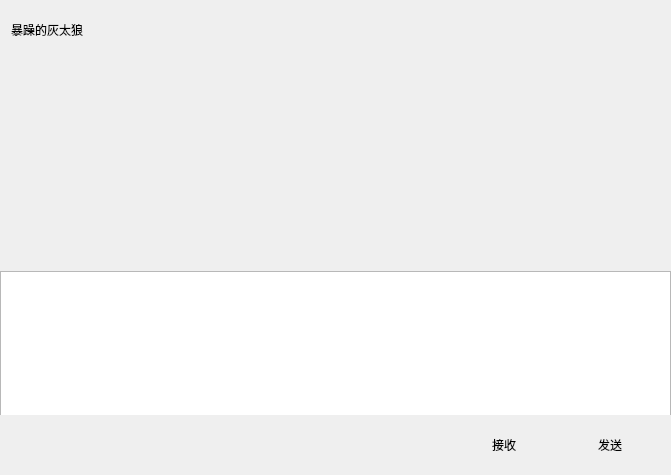
<?xml version="1.0" encoding="UTF-8"?>
<ui version="4.0">
 <class>ChatPageClass</class>
 <widget class="QWidget" name="ChatPageClass">
  <property name="geometry">
   <rect>
    <x>0</x>
    <y>0</y>
    <width>671</width>
    <height>475</height>
   </rect>
  </property>
  <property name="windowTitle">
   <string>ChatPage</string>
  </property>
  <layout class="QVBoxLayout" name="verticalLayout">
   <property name="spacing">
    <number>0</number>
   </property>
   <property name="leftMargin">
    <number>0</number>
   </property>
   <property name="topMargin">
    <number>0</number>
   </property>
   <property name="rightMargin">
    <number>0</number>
   </property>
   <property name="bottomMargin">
    <number>0</number>
   </property>
   <item>
    <widget class="QWidget" name="chat_ui_data" native="true">
     <layout class="QVBoxLayout" name="verticalLayout_4">
      <property name="spacing">
       <number>0</number>
      </property>
      <property name="leftMargin">
       <number>0</number>
      </property>
      <property name="topMargin">
       <number>0</number>
      </property>
      <property name="rightMargin">
       <number>0</number>
      </property>
      <property name="bottomMargin">
       <number>0</number>
      </property>
      <item>
       <widget class="QWidget" name="title_widget" native="true">
        <property name="minimumSize">
         <size>
          <width>0</width>
          <height>60</height>
         </size>
        </property>
        <property name="maximumSize">
         <size>
          <width>16777215</width>
          <height>60</height>
         </size>
        </property>
        <layout class="QHBoxLayout" name="horizontalLayout_3">
         <item>
          <widget class="QLabel" name="title_lb">
           <property name="minimumSize">
            <size>
             <width>0</width>
             <height>0</height>
            </size>
           </property>
           <property name="maximumSize">
            <size>
             <width>16777215</width>
             <height>90</height>
            </size>
           </property>
           <property name="text">
            <string>暴躁的灰太狼</string>
           </property>
          </widget>
         </item>
        </layout>
       </widget>
      </item>
      <item>
       <widget class="QWidget" name="widget_2" native="true"/>
      </item>
      <item>
       <widget class="QWidget" name="tool_widget" native="true">
        <property name="minimumSize">
         <size>
          <width>0</width>
          <height>25</height>
         </size>
        </property>
        <property name="maximumSize">
         <size>
          <width>16777215</width>
          <height>20</height>
         </size>
        </property>
        <layout class="QHBoxLayout" name="horizontalLayout_4">
         <property name="spacing">
          <number>6</number>
         </property>
         <property name="leftMargin">
          <number>0</number>
         </property>
         <property name="topMargin">
          <number>0</number>
         </property>
         <property name="rightMargin">
          <number>0</number>
         </property>
         <property name="bottomMargin">
          <number>0</number>
         </property>
         <item>
          <spacer name="horizontalSpacer_2">
           <property name="orientation">
            <enum>Qt::Orientation::Horizontal</enum>
           </property>
           <property name="sizeType">
            <enum>QSizePolicy::Policy::Fixed</enum>
           </property>
           <property name="sizeHint" stdset="0">
            <size>
             <width>5</width>
             <height>20</height>
            </size>
           </property>
          </spacer>
         </item>
         <item>
          <widget class="ClickedLabel" name="emjo_lb">
           <property name="minimumSize">
            <size>
             <width>25</width>
             <height>25</height>
            </size>
           </property>
           <property name="maximumSize">
            <size>
             <width>25</width>
             <height>25</height>
            </size>
           </property>
           <property name="text">
            <string/>
           </property>
           <property name="pixmap">
            <pixmap resource="../resources/res.qrc">:/res/smile_hover.png</pixmap>
           </property>
           <property name="scaledContents">
            <bool>true</bool>
           </property>
          </widget>
         </item>
         <item>
          <spacer name="horizontalSpacer_4">
           <property name="orientation">
            <enum>Qt::Orientation::Horizontal</enum>
           </property>
           <property name="sizeType">
            <enum>QSizePolicy::Policy::Fixed</enum>
           </property>
           <property name="sizeHint" stdset="0">
            <size>
             <width>5</width>
             <height>20</height>
            </size>
           </property>
          </spacer>
         </item>
         <item>
          <widget class="ClickedLabel" name="file_lb">
           <property name="minimumSize">
            <size>
             <width>25</width>
             <height>25</height>
            </size>
           </property>
           <property name="maximumSize">
            <size>
             <width>25</width>
             <height>25</height>
            </size>
           </property>
           <property name="text">
            <string/>
           </property>
           <property name="pixmap">
            <pixmap resource="../resources/res.qrc">:/res/filedir.png</pixmap>
           </property>
          </widget>
         </item>
         <item>
          <spacer name="horizontalSpacer_3">
           <property name="orientation">
            <enum>Qt::Orientation::Horizontal</enum>
           </property>
           <property name="sizeHint" stdset="0">
            <size>
             <width>40</width>
             <height>20</height>
            </size>
           </property>
          </spacer>
         </item>
         <item>
          <spacer name="horizontalSpacer_5">
           <property name="orientation">
            <enum>Qt::Orientation::Horizontal</enum>
           </property>
           <property name="sizeHint" stdset="0">
            <size>
             <width>40</width>
             <height>20</height>
            </size>
           </property>
          </spacer>
         </item>
        </layout>
       </widget>
      </item>
      <item>
       <widget class="QWidget" name="chat_data_list" native="true">
        <property name="minimumSize">
         <size>
          <width>0</width>
          <height>150</height>
         </size>
        </property>
        <property name="maximumSize">
         <size>
          <width>16777215</width>
          <height>150</height>
         </size>
        </property>
        <layout class="QVBoxLayout" name="verticalLayout_6">
         <property name="spacing">
          <number>0</number>
         </property>
         <property name="leftMargin">
          <number>0</number>
         </property>
         <property name="topMargin">
          <number>0</number>
         </property>
         <property name="rightMargin">
          <number>0</number>
         </property>
         <property name="bottomMargin">
          <number>0</number>
         </property>
         <item>
          <spacer name="verticalSpacer_2">
           <property name="orientation">
            <enum>Qt::Orientation::Vertical</enum>
           </property>
           <property name="sizeType">
            <enum>QSizePolicy::Policy::Fixed</enum>
           </property>
           <property name="sizeHint" stdset="0">
            <size>
             <width>0</width>
             <height>6</height>
            </size>
           </property>
          </spacer>
         </item>
         <item>
          <widget class="QTextEdit" name="textEdit">
           <property name="minimumSize">
            <size>
             <width>0</width>
             <height>150</height>
            </size>
           </property>
           <property name="maximumSize">
            <size>
             <width>16777215</width>
             <height>150</height>
            </size>
           </property>
          </widget>
         </item>
        </layout>
       </widget>
      </item>
      <item>
       <widget class="QWidget" name="widget_5" native="true">
        <property name="minimumSize">
         <size>
          <width>0</width>
          <height>60</height>
         </size>
        </property>
        <property name="maximumSize">
         <size>
          <width>16777215</width>
          <height>60</height>
         </size>
        </property>
        <layout class="QHBoxLayout" name="horizontalLayout_5">
         <item>
          <spacer name="horizontalSpacer_6">
           <property name="orientation">
            <enum>Qt::Orientation::Horizontal</enum>
           </property>
           <property name="sizeHint" stdset="0">
            <size>
             <width>40</width>
             <height>20</height>
            </size>
           </property>
          </spacer>
         </item>
         <item>
          <widget class="QPushButton" name="QP_recived">
           <property name="minimumSize">
            <size>
             <width>100</width>
             <height>30</height>
            </size>
           </property>
           <property name="maximumSize">
            <size>
             <width>100</width>
             <height>30</height>
            </size>
           </property>
           <property name="text">
            <string>接收</string>
           </property>
           <property name="flat">
            <bool>true</bool>
           </property>
          </widget>
         </item>
         <item>
          <widget class="QPushButton" name="QP_send">
           <property name="minimumSize">
            <size>
             <width>100</width>
             <height>30</height>
            </size>
           </property>
           <property name="maximumSize">
            <size>
             <width>100</width>
             <height>30</height>
            </size>
           </property>
           <property name="text">
            <string>发送</string>
           </property>
           <property name="flat">
            <bool>true</bool>
           </property>
          </widget>
         </item>
        </layout>
       </widget>
      </item>
     </layout>
    </widget>
   </item>
  </layout>
 </widget>
 <layoutdefault spacing="6" margin="11"/>
 <customwidgets>
  <customwidget>
   <class>ClickedLabel</class>
   <extends>QLabel</extends>
   <header location="global">clickedlabel.h</header>
  </customwidget>
 </customwidgets>
 <resources>
  <include location="../resources/res.qrc"/>
 </resources>
 <connections/>
</ui>
